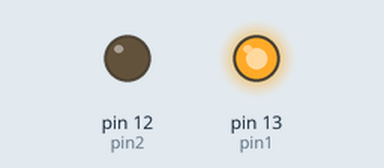
Simulated run of this sketch. Board: Arduino Uno, built with avr-gcc and run on an emulated ATmega328P. On the bench: output pins drawn as LEDs (lit = HIGH).

Above: at 0.5 s.
At 2.5 s:
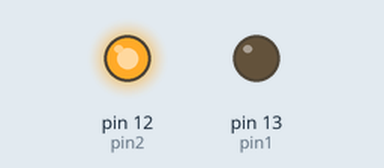
At 3.5 s:
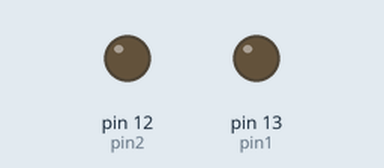
Timing chart, 0 to 5.2 s (numbered marks = the images above):
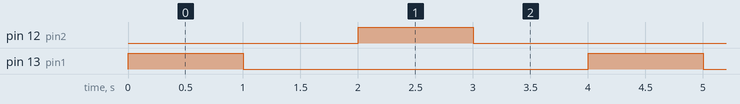

The sketch:

LOOP-sketch_jun14a.ino
```cpp
int pin1=13;
int pin2=12;

int arr[2]={pin1,pin2};
void setup()
{
  // put your setup code here, to run once:
for(int i=0; i<2; i++)
{
  pinMode(arr[i],OUTPUT);
  digitalWrite(arr[i],LOW);//BY DEFAULT LED REMAINS LOW.
}
}
void loop()
{
  // put your main code here, to run repeatedly:
for(int j=0; j<2; j++)
{
  digitalWrite(arr[j], HIGH);
  delay(1000);
  digitalWrite(arr[j], LOW);
  delay(1000);
}
}
```

Measured:
- by itself, pin 12 (pin2), pin 13 (pin1): alternates HIGH for 1.0 s and LOW for 3.0 s
- by itself, everything shown: repeats every 4.0 s, in 4 steps
